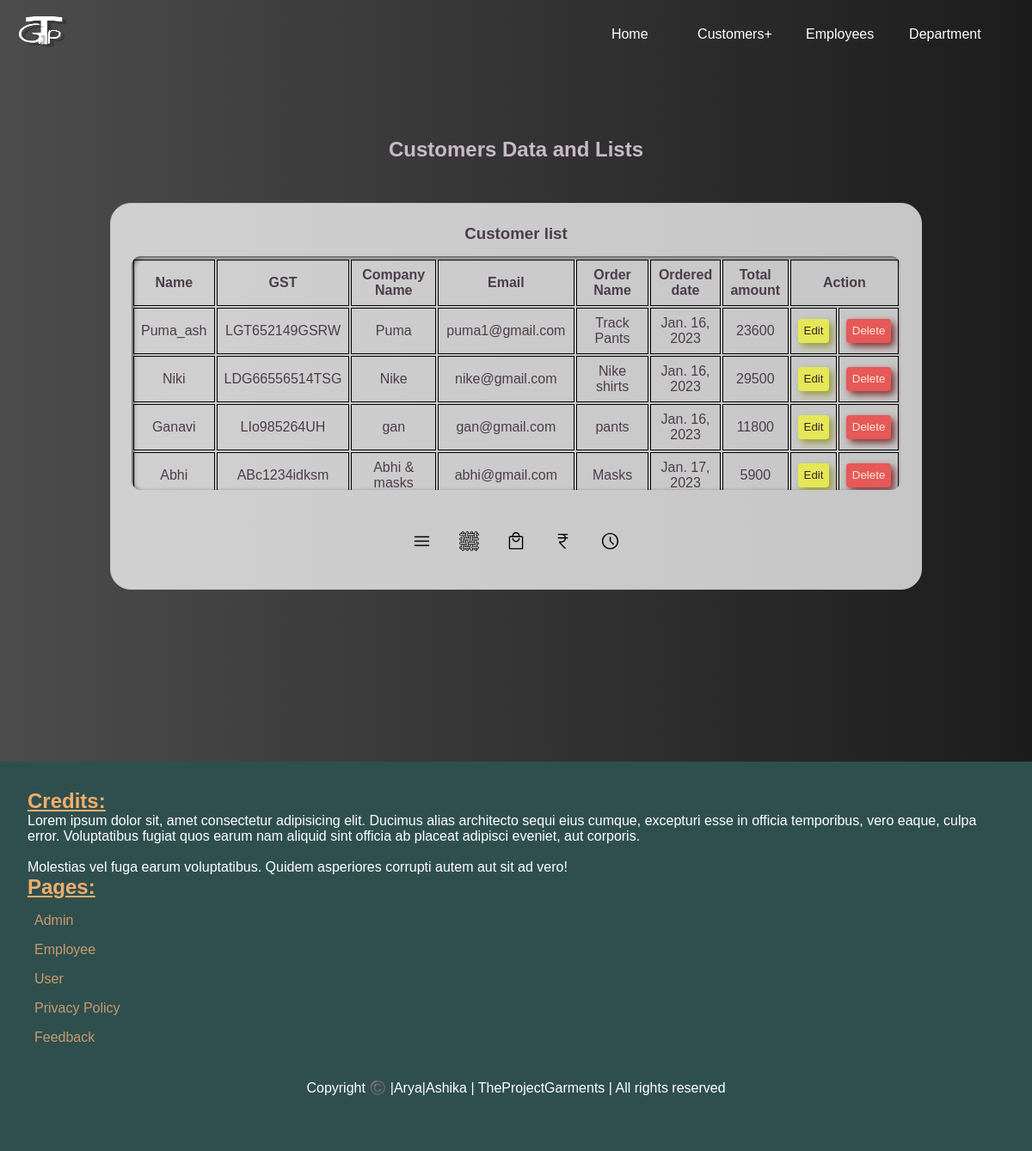
Screenshot of /customer/ with the database file from the repository.
### first_vs/models.py (models this page shows, shortened)
class Customer(models.Model):
    id=models.CharField(max_length=50,primary_key=True)
    namei=models.CharField(max_length=50,unique=True,blank=False)
    phone=models.CharField(max_length=40,blank=False)
    gst=models.CharField(max_length=50,unique=True)
    adder=models.TextField(max_length=500)
    co_name=models.CharField(max_length=50,blank=False)
    email=models.CharField(max_length=100,blank=False)
    materials=models.CharField(max_length=100,default="any")
    ord_name=models.CharField(max_length=50,unique=True)
    ord_amt=models.CharField(max_length=20)
    pending_payment=models.CharField(max_length=20)
    date=models.DateField()
    due_date=models.DateField(null=True)

### first_vs/views.py (the view)
# urls.py: path('customer/',views.customers,name='customers'),
def customers(request):
    tab=Customer.objects.all()
    bil=Bills.objects.all()
    return render(request, 'first_vs/cust.html',{'tab':tab,'bil':bil})

### first_vs/templates/first_vs/cust.html (shortened to what this page needs)
<!DOCTYPE html>
<html lang="en">
<head>
    {% load static %}
    <link rel="stylesheet" href="{% static 'first_vs/cust.css'%}">
</head>
<body>
    <header>
        {% load static %}
        {% load %}
        <div class="head">
            <div class="left">
                <div class="logo"><a href="#"><img src="{% static 'first_vs/logos/tgp_white.png' %}" alt="logo"></a>
                </div>
            </div>
            <div class="right">
                <ul>
                    <li>
                        <a href="{% url 'home' %}">
                            <span class="text1">Home</span></a>
                    </li>
                    <li>
                        <a href="{% url 'custom' %}">
                            <span class="text">Customers+</span></a>
                    </li>
                    <li>
                        <a href="{% url 'emp_tab' %}">
                            <span class="text">Employees</span></a>
                    </li>
                    <li>
                        <a href="{% url 'depttable' %}">
                            <span class="text1">Department</span></a>
                    </li>
                </ul>
            </div>
        </div>
    </header>
    <main>
        <h2>Customers Data and Lists</h2>
        <div class="cards">
            <div class="contents">
                <div class="content1">
                    <h3>Customer list</h3>
                    <div class="main_content">
                        <table>
                           <th>
                               <tr class="tab_head">
                                   <td>Name</td>
                                   <td>GST</td>
                                   <td>Company Name</td>
                                   <td>Email</td>
                                   <td>Order Name</td>
                                   <td>Ordered date</td>
                                   <td>Total amount</td>
                                   <td colspan="2">Action</td>
                                </tr>
                            </th>
                            {% for i in tab %}
                            <tr>
                                <td> {{ i.namei }}</td>
                                <td> {{ i.gst }}</td>
                                <td> {{ i.co_name }}</td>
                                <td> {{ i.email }}</td>
                                <td> {{ i.ord_name }}</td>
                                <td> {{ i.date }}</td>
                                <td> {{ i.pending_payment }}</td>
                                <td class="but"><a href="{% url 'update' i.id %}"><button>Edit</button></a></td>
                                 <td><form action="{% url 'delete' i.id %}" method="post">
                                        <input type="submit" name="delete" id="delete" value="Delete"></form>
                                </td>
                            </tr>
                            {% endfor %}
                        </table>
                    </div>
                    <div class="control_bar">
                        <div class="list"> <img src="{% static 'first_vs/logos/menu.svg'%}" alt="list" id="list"></div>
                        <div class="mate"> <img src="{% static 'first_vs/logos/fabric.png'%}" alt="materials"
                                id="materials"></div>
                        <div class="ord"> <img src="{% static 'first_vs/logos/local_order.svg'%}" alt="orders"
                                id="orders"></div>
                        <div class="payments"> <img src="{% static 'first_vs/logos/rupees.svg'%}" alt="payments"
                                id="payments"></div>
                        <div class="bal"> <img src="{% static 'first_vs/logos/timer.svg'%}" alt="balance"
                                id="balance"></div>
                    </div>
                </div>
            </div>
        </div>
    </main>
    <footer>
        <div class="foot_container">
            <div class="credits">
                <h2>Credits:</h2>
                <p>Lorem ipsum dolor sit, amet consectetur adipisicing elit. Ducimus alias architecto sequi eius cumque,
                    excepturi esse in officia temporibus, vero eaque, culpa error. Voluptatibus fugiat quos earum nam
                    aliquid sint officia ab placeat adipisci eveniet, aut corporis.
                    <br> <br> Molestias vel fuga earum voluptatibus. Quidem asperiores corrupti autem aut sit ad vero!
                </p>
            </div>
            <div class="login_sec">
                <h2>Pages:</h2>
                <ul>
                    <li><a href="http://" target="_blank" rel="noopener noreferrer">Admin</a></li>
                    <li><a href="http://" target="_blank" rel="noopener noreferrer">Employee</a></li>
                    <li><a href="http://" target="_blank" rel="noopener noreferrer">User</a></li>
                    <li><a href="http://" target="_blank" rel="noopener noreferrer">Privacy Policy</a></li>
                    <li><a href="http://" target="_blank" rel="noopener noreferrer">Feedback</a></li>
                </ul>
            </div>
            <div class="foot">
                <p>Copyright ©️ |Arya|Ashika | TheProjectGarments | All rights reserved</p>
            </div>
        </div>
    </footer>
</body>
</html>

### first_vs/static/first_vs/cust.css (style rules this page uses)
* { padding: 0; margin: 0; font-family: 'poppins',sans-serif; }
header { width: auto; min-height: 5em; background: linear-gradient(to right, rgb(77, 76, 76),rgb(29, 28, 29)); padding-left: 1em; padding-right: 1em; z-index: 2; }
.head { display: flex; justify-content:space-between; align-items: center; }
.logo img { width: 3.5em; height: 3.5em; transition: .3s; }
.left { padding: .4em; }
.right ul { list-style: none; display: flex; justify-content: space-between; align-items: center; padding-right: 1.5em; padding-top: .5em; }
a { text-decoration: none; color: rgb(255, 255, 255); }
.right ul li { position: relative; width: 6em; height: 2em; display: flex; justify-content: center; align-items: center; padding: .31em; margin: .51em; border-radius: .2em; transition: .5s; }
.text,.text1 { transition: .3s; }
main { background: linear-gradient(to right, rgb(77, 76, 76),rgb(29, 28, 29)); padding: 5em; }
main h2 { text-align: center; color:rgb(200, 186, 200); cursor:default; }
td { padding: .5em; margin: 0em; text-align: center; border: 1px solid black; }
.tab_head { font-weight: 600; }
.cards { display:flex; align-items: center; justify-content: center; padding: 2em; }
h3 { padding-bottom: .8em; cursor:default; }
.control_bar { display: flex; align-items: center; color: white; margin-top: 2em; }
.control_bar img { padding: .4em; margin: .61em; cursor:pointer; }
.contents { width: 70em; display: flex; flex-direction: column; align-items: center; }
.contents img { width: 1.4em; height: 1.4em; }
.content1,.content2,.content3,.content4,.content5 { display: flex; flex-direction: column; justify-content: center; text-align: center; }
.content1 { background: rgba(255, 255, 255, 0.747); max-height: 25em; border: 1.92px rgb(196, 194, 194) ; border-style: ridge; padding: 1.5em; display: flex; flex-direction: column; align-items: center; justify-content: center; margin: 1em; overflow: hidden; border-radius: 1.5em; color: rgb(75, 61, 75); z-index: 2; opacity: 1; }
.main_content,.main_content1,.main_content2,.main_content3,.main_content4 { overflow-y: scroll; border-radius: .7em; box-shadow: inset 2px 2px 5px rgb(77, 77, 77); }
.foot_container { background: darkslategray; color: white; padding: 2em; }
.foot_container h2 { color: rgb(242, 174, 106); text-decoration:underline; }
.login_sec ul { list-style: none; padding-right: 1.5em; padding-top: .5em; }
.login_sec ul a { color: rgb(199, 155, 108); line-height: 1em; }
.login_sec ul li { padding: .5em; }
.foot { padding: 2em; text-align: center; }

### first_vs/templates/first_vs/cust.html (style rules this page uses)
.but button { padding: .5em; border: none; border-radius: .3em; color:rgb(52, 43, 43); background: rgb(229, 231, 88); box-shadow: 4px 4px 8px rgb(152, 154, 60); cursor: pointer; }
td input { padding: .5em; border: none; border-radius: .3em; color:antiquewhite; background: rgb(231, 88, 88); box-shadow: 4px 4px 8px rgb(122, 48, 48); cursor: pointer; }

### rows the page displays
Customer: namei "Puma_ash", gst "LGT652149GSRW", co_name "Puma", email "puma1@gmail.com", ord_name "Track Pants", date "Jan. 16, 2023", pending_payment "23600"
Customer: namei "Niki", gst "LDG66556514TSG", co_name "Nike", email "nike@gmail.com", ord_name "Nike shirts", date "Jan. 16, 2023", pending_payment "29500"
Customer: namei "Ganavi", gst "LIo985264UH", co_name "gan", email "gan@gmail.com", ord_name "pants", date "Jan. 16, 2023", pending_payment "11800"
Customer: namei "Abhi", gst "ABc1234idksm", co_name "Abhi & masks", email "abhi@gmail.com", ord_name "Masks", date "Jan. 17, 2023", pending_payment "5900"
